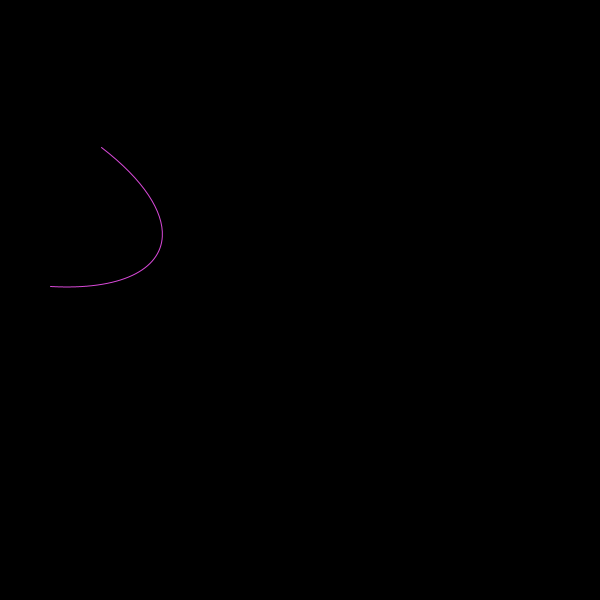
Frame 1 (no input)
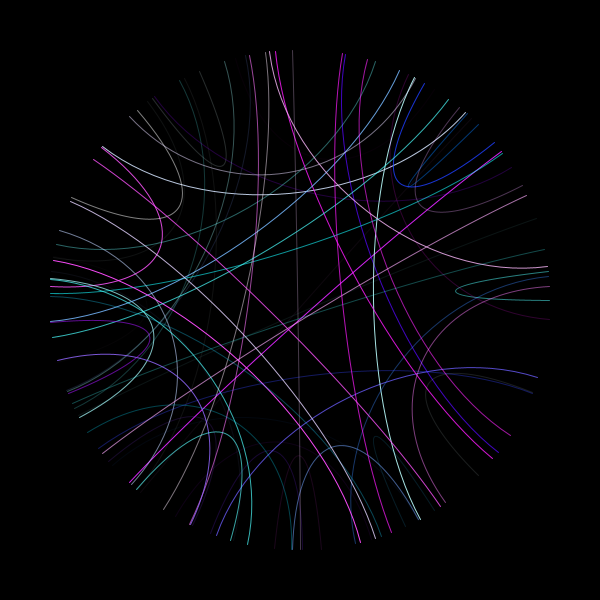
Frame 60 (the mouse pressed at the canvas centre just before this capture)
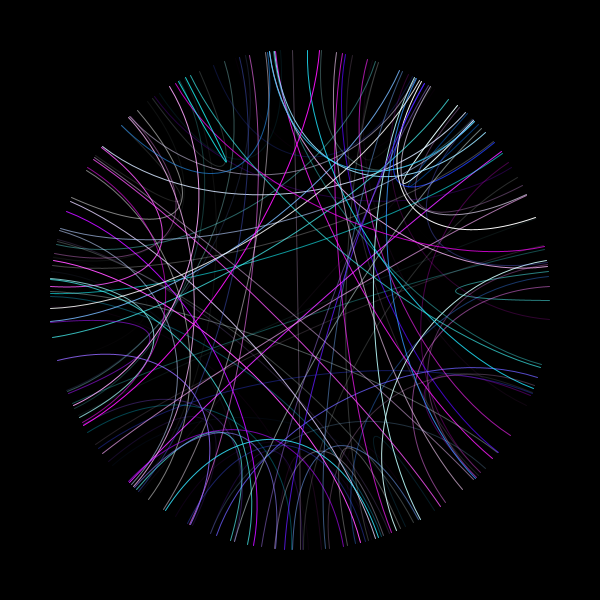
Frame 120 (the mouse held since frame 60 and released just before this capture)

The Processing sketch that drew these frames (run headless with seeded random() and noise(); from frame 60 on, the mouse is pressed at the canvas centre):

// Processing sketch: processing_95255
// ── processing_95255.pde

// Fuzzy

int r = 250;

void setup() {
  size(600,600);
  background(0);
  stroke(255,random(255),255,random(255));
  noFill();
  strokeWeight(3);
  translate(300,300);
  strokeWeight(1);
}

void draw() {
  translate(300,300);
  float o = random(360);
  float s = random(360);
  float x = r * cos(o); 
  float y = r * sin(o);
  float a = r * cos(s);
  float b = r * sin(s);
  stroke(o,s,255,random(255));
  bezier(x,y,lerp(x,0,0.5),lerp(y,0,0.5),lerp(a,0,0.5),lerp(b,0,0.5),a,b);    // Draw the beziers
}
